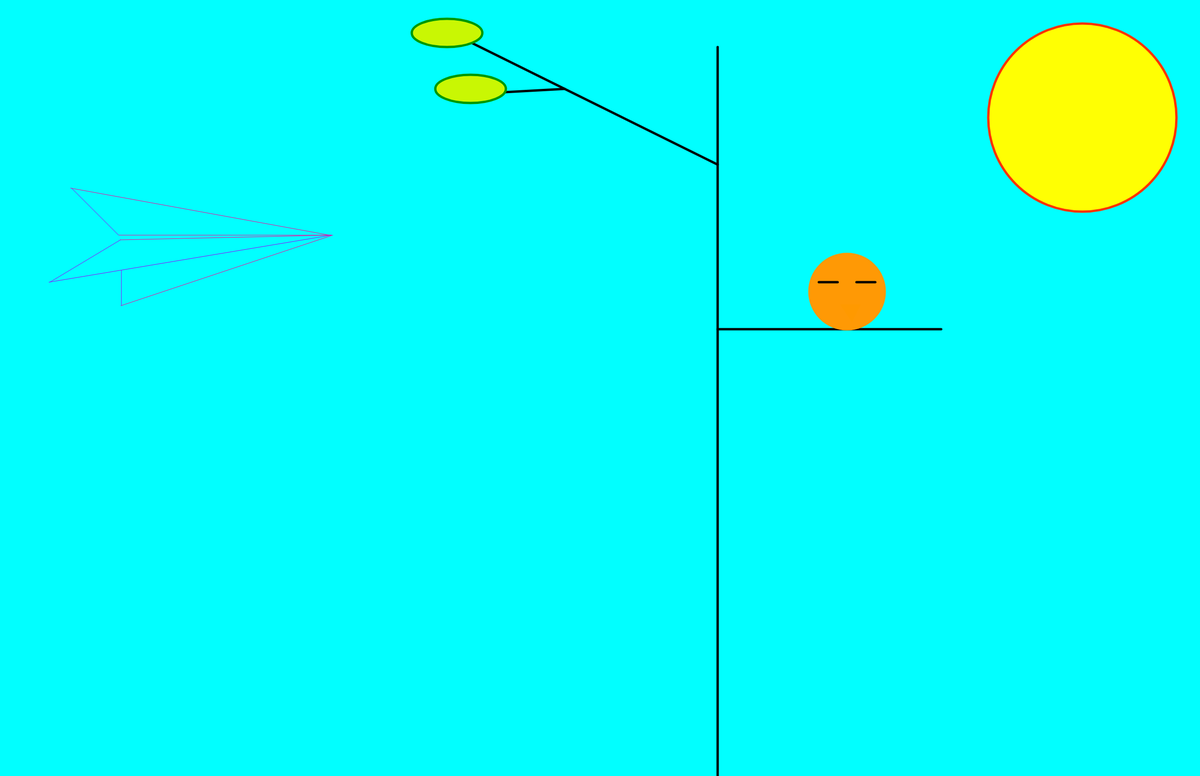
Frame 1 (no input)
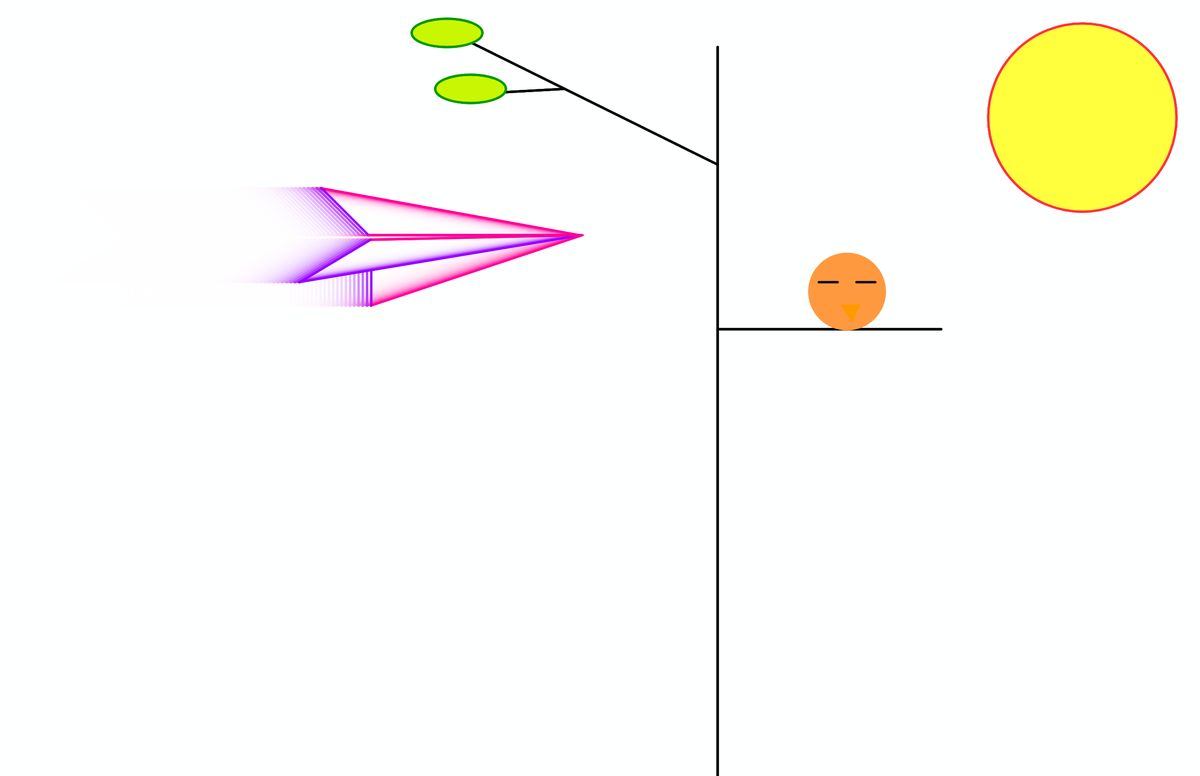
Frame 60 (no input)
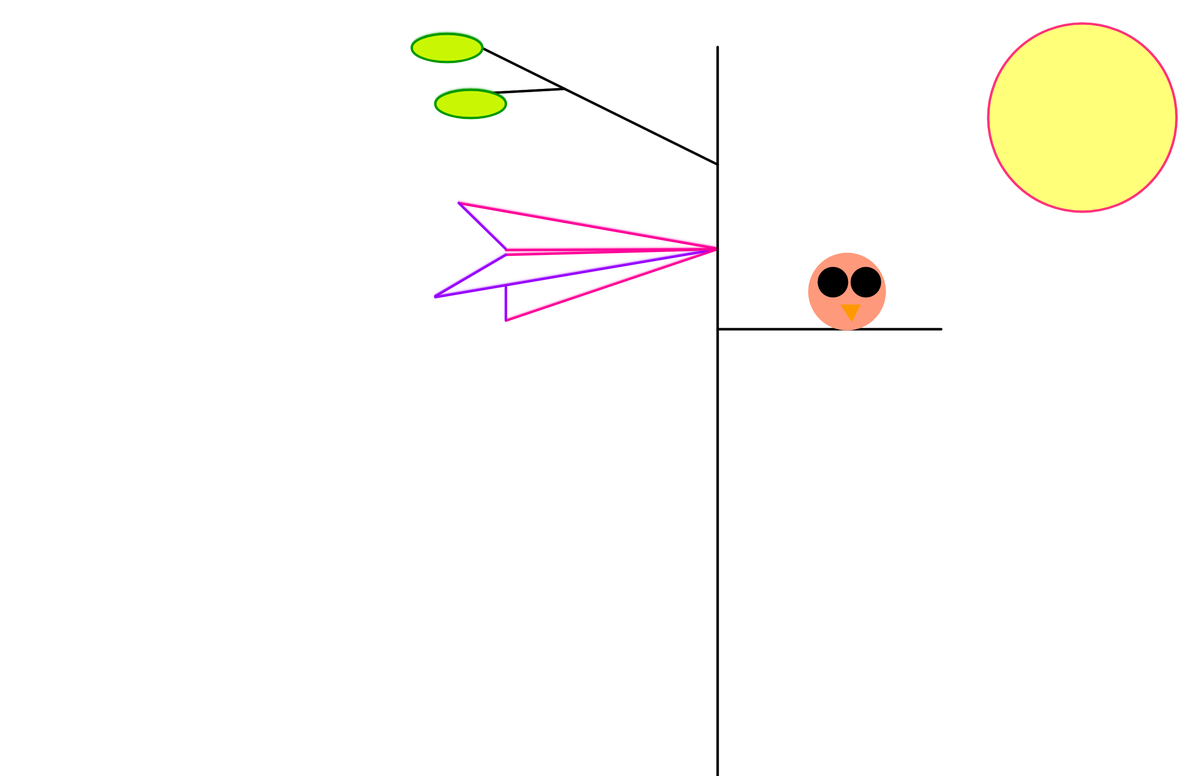
Frame 120 (the mouse pressed at the canvas centre since frame 60)

The p5.js sketch that drew these frames (run headless with seeded random() and noise() and a simulated clock; from frame 60 on, the mouse is pressed at the canvas centre):

// p5.js sketch
// ── sketch.js
var x1 = 0
var y1 = 0
var x2 = 0
var y2 = 0
var azul = 1
var rojo = 1
var x = 0

function setup() {
  createCanvas(2550, 1650);
  background(0, 255, 255);

}

function draw() {
// background(0, 255, 255);


  background(0 + 255, azul);
  azul= azul +(1);
  
  stroke(255, 0, 153);
  fill(255, 0, 153);
  line(150 + x1, 400 + y1, 700 + x2, 500 + y2);
  x1 = x1 + 2;
  if (x1 > 825) {
    x1 = 825;
  }
  x2 = x2 + 2;
  if (x2 > 825) {
    x2 = 825;
  }

  if (x1 > 1100 || x1 < 0) {
    y1 = y1 + 1
  }
  if (x2 > 810 || x2 < 0) {
    y2 = y2 + 1
  }

  stroke(153, 0, 255);
  fill(153, 0, 255);
  line(150 + x1, 400 + y1, 250 + x2, 500 + y2);
  x1 = x1 + 1;
  if (x1 > 825) {
    x1 = 825;
  }
  x2 = x2 + 1;
  if (x2 > 825) {
    x2 = 825;
  }
  if (x1 > 1900 || x1 < 0) {
    y1 = y1 + 1
  }
  if (x2 > 1600 || x2 < 0) {
    y2 = y2 + 1
  }
  stroke(255, 0, 153);
  fill(255, 0, 153);
  line(250 + x1, 500 + y1, 700 + x2, 500 + y2);
  x1 = x1 + 1;
  if (x1 > 825) {
    x1 = 825;
  }
  x2 = x2 + 1;
  if (x2 > 825) {
    x2 = 825;
  }
  if (x1 > 1900 || x1 < 0) {
    y1 = y1 + 1
  }
  if (x2 > 2400 || x < 0) {
    y2 = y2 + 1
  }

  stroke(153, 0, 255);
  fill(153, 0, 255);
  line(100 + x1, 600 + y1, 700 + x2, 500 + y2);
  x1 = x1 + 1;
  if (x1 > 825) {
    x1 = 825;
  }
  x2 = x2 + 1;
  if (x2 > 825) {
    x2 = 825;
  }
  if (x1 > 1900 || x1 < 0) {
    y1 = y1 + 1
  }
  if (x2 > 4050 || x2 < 0) {
    y2 = y2 + 1
  }
  stroke(255, 0, 153);
  fill(255, 0, 153);
  line(250 + x1, 510 + y1, 700 + x2, 500 + y2);
  x1 = x1 + 1;
  if (x1 > 825) {
    x1 = 825;
  }
  x2 = x2 + 1;
  if (x2 > 825) {
    x2 = 825;
  }
  if (x1 > 1900 || x1 < 0) {
    y1 = y1 + 1
  }
  if (x2 > 4850 || x2 < 0) {
    y2 = y2 + 1
  }
  stroke(153, 0, 255);
  fill(153, 0, 255);
  line(250 + x1, 510 + y1, 100 + x2, 600 + y2);
  x1 = x1 + 1;
  if (x1 > 825) {
    x1 = 825;
  }
  x2 = x2 + 1;
  if (x2 > 825) {
    x2 = 825;
  }
  if (x1 > 1900 || x1 < 0) {
    y1 = y1 + 1
  }
  if (x2 > 5650 || x2 < 0) {
    y2 = y2 + 1
  }
  stroke(255, 0, 153);
  fill(255, 0, 153);
  line(250 + x1, 650 + y1, 700 + x2, 500 + y2);
  x1 = x1 + 1;
  if (x1 > 825) {
    x1 = 825;
  }
  x2 = x2 + 1;
  if (x2 > 825) {
    x2 = 825;
  }
  if (x1 > 1900 || x1 < 0) {
    y1 = y1 + 1
  }
  if (x2 > 6450 || x2 < 0) {
    y2 = y2 + 1
  }
  stroke(153, 0, 255);
  fill(153, 0, 255);
  line(250 + x1, 575 + y1, 250 + x2, 650 + y2);
  x1 = x1 + 1;
  if (x1 > 825) {
    x1 = 825;
  }
  x2 = x2 + 1;
  if (x2 > 825) {
    x2 = 825;
  }
  if (x1 > 1900 || x1 < 0) {
    y1 = y1 + 1
  }
  if (x2 > 7250 || x2 < 0) {
    y2 = y2 + 1
  }
  strokeWeight(5)
  stroke(0, 0, 0);
  fill(0, 0, 0);
  line(1525, 1650, 1525, 100);
  line(1525, 350, 1000, 90)
  line(1200, 189, 1000, 200)
  line(1525, 700,2000,700);
  strokeWeight(5);
  stroke(0, 153, 0);
  fill(201, 247, 3);
  ellipse(1000, 189 + y1, 150, 60);
  //if (y1 <= 1525) {
  //y1= y1+1;
  //}
  stroke(0, 153, 0);
  fill(201, 247, 3);
  ellipse(950, 70 + y1, 150, 60);
  //if (y1 <= 800) {
  //y1= y1+2; 
  //}
  if (x1 > 790 || x1 < 0) {
    y1 = y1 + 1
  }
  stroke(255,51, azul);
  azul = azul + (1);
  fill(255,255,azul);
  azul = azul + (1);
  ellipse(2300, 250, 400, 400);
  
  stroke(255, 153, azul);
  azul = azul + (1);
  fill(255,153, azul );
  azul = azul + (-3);
  ellipse(1800,620,160,160);
    fill(0,0,0);
  stroke (0,0,0)
  line (1740,600,1780,600);
  line ( 1820,600,1860,600);
  
   
   if(frameCount > 100 && frameCount<300){
  ellipse (1770,600,60,60);}
     if(frameCount > 100 && frameCount<300){
   ellipse (1840,600,60,60);}
  fill(255,153,0);
  stroke(255,153,0);
  triangle (1790,650,1810,680,1825,650);


}

  //line(300,400,150,500)
  //ellipse(x,660,450, 500)x = x+2;
  //line(x,y,850,220);
